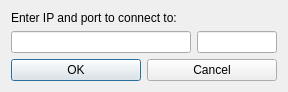
<?xml version="1.0" encoding="UTF-8"?>
<ui version="4.0">
 <class>ConnectionInputDialog</class>
 <widget class="QDialog" name="ConnectionInputDialog">
  <property name="geometry">
   <rect>
    <x>0</x>
    <y>0</y>
    <width>288</width>
    <height>90</height>
   </rect>
  </property>
  <property name="windowTitle">
   <string>ConnectionInputDialog</string>
  </property>
  <layout class="QVBoxLayout" name="verticalLayout">
   <item>
    <widget class="QLabel" name="label">
     <property name="text">
      <string>Enter IP and port to connect to:</string>
     </property>
    </widget>
   </item>
   <item>
    <layout class="QHBoxLayout" name="horizontalLayout">
     <item>
      <widget class="QLineEdit" name="ipAddress">
       <property name="sizePolicy">
        <sizepolicy hsizetype="Expanding" vsizetype="Fixed">
         <horstretch>0</horstretch>
         <verstretch>0</verstretch>
        </sizepolicy>
       </property>
       <property name="alignment">
        <set>Qt::AlignRight|Qt::AlignTrailing|Qt::AlignVCenter</set>
       </property>
      </widget>
     </item>
     <item>
      <widget class="QLineEdit" name="port">
       <property name="maximumSize">
        <size>
         <width>80</width>
         <height>16777215</height>
        </size>
       </property>
      </widget>
     </item>
    </layout>
   </item>
   <item>
    <layout class="QHBoxLayout" name="horizontalLayout_2">
     <item>
      <widget class="QPushButton" name="okButton">
       <property name="text">
        <string>OK</string>
       </property>
      </widget>
     </item>
     <item>
      <widget class="QPushButton" name="cancelButton">
       <property name="text">
        <string>Cancel</string>
       </property>
      </widget>
     </item>
    </layout>
   </item>
  </layout>
 </widget>
 <layoutdefault spacing="6" margin="11"/>
 <resources/>
 <connections/>
</ui>
